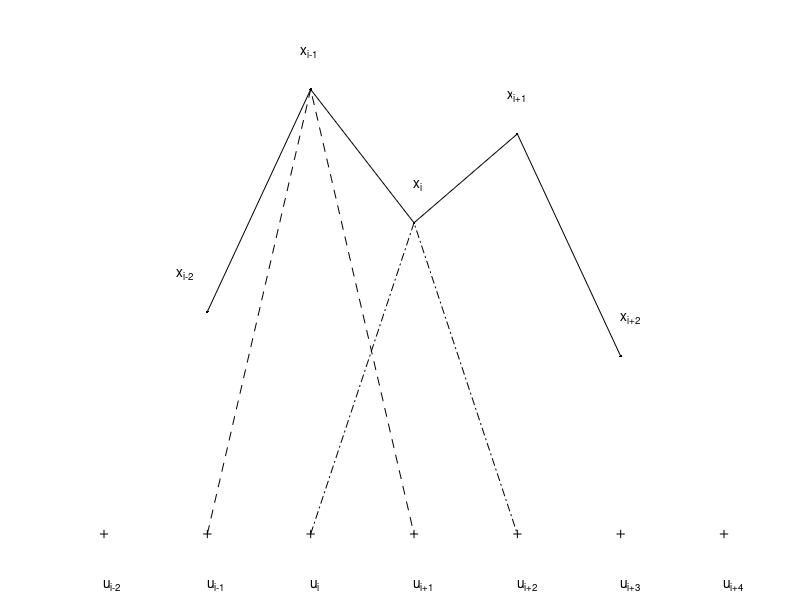

MATLAB code to generate this figure:
x_2=0.5;
x_1=1;
x=0.7;
x1=0.9;
x2=0.4;

xv=[x_2 x_1 x x1 x2]

u_2=-2;
u_1=-1;
u=0;
u1=1;
u2=2;
u3=3;
u4=4;

uv=[u_1 u u1 u2 u3]


plot(uv, xv, 'k.-');

axis([-2 4 0 1.1]);
axis off;

set(gca, 'xticklabel',[]);
text(u_2,-0.1,'u_{i-2}','VerticalAlignment','Top')
text(u_1,-0.1,'u_{i-1}','VerticalAlignment','Top')
text(u,-0.1,'u_{i}','VerticalAlignment','Top')
text(u1,-0.1,'u_{i+1}','VerticalAlignment','Top')
text(u2,-0.1,'u_{i+2}','VerticalAlignment','Top')
text(u3,-0.1,'u_{i+3}','VerticalAlignment','Top')
text(u4,-0.1,'u_{i+4}','VerticalAlignment','Top')

text(u_1-0.3,x_2+0.1,'x_{i-2}','VerticalAlignment','Top')
text(u-0.1,x_1+0.1,'x_{i-1}','VerticalAlignment','Top')
text(u1,x+0.1,'x_{i}','VerticalAlignment','Top')
text(u2-0.1,x1+0.1,'x_{i+1}','VerticalAlignment','Top')
text(u3,x2+0.1,'x_{i+2}','VerticalAlignment','Top')


hold on;
plot([u_2 u_1 u u1 u2 u3 u4], [0 0 0 0 0 0 0], 'k+');
plot([u_1 u u1], [0 x_1 0], 'k--');
plot([u u1 u2], [0 x 0], 'k-.');

hold off;


print('linearBs.eps', '-depslatexstandalone', '-S400,200');
